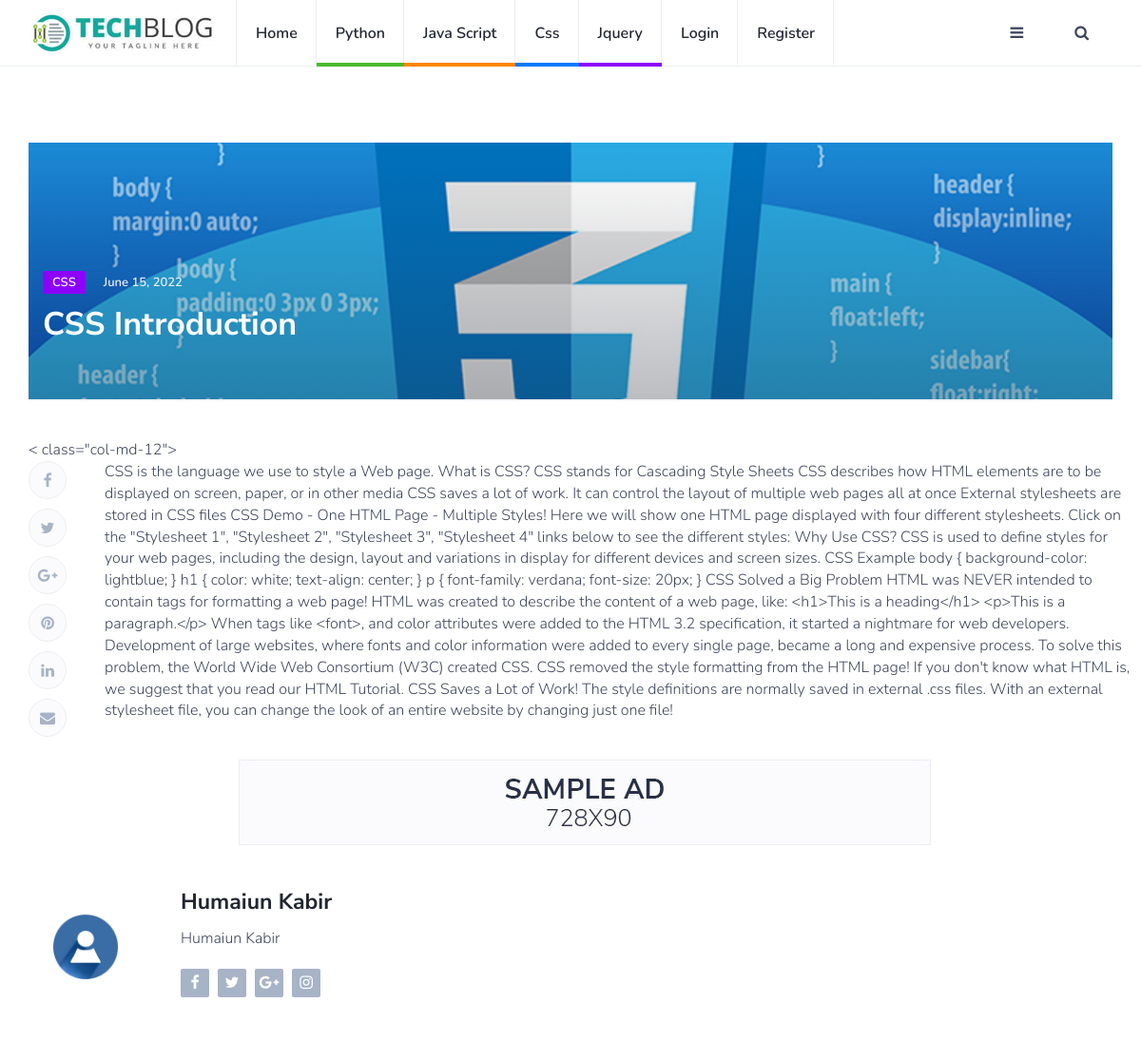
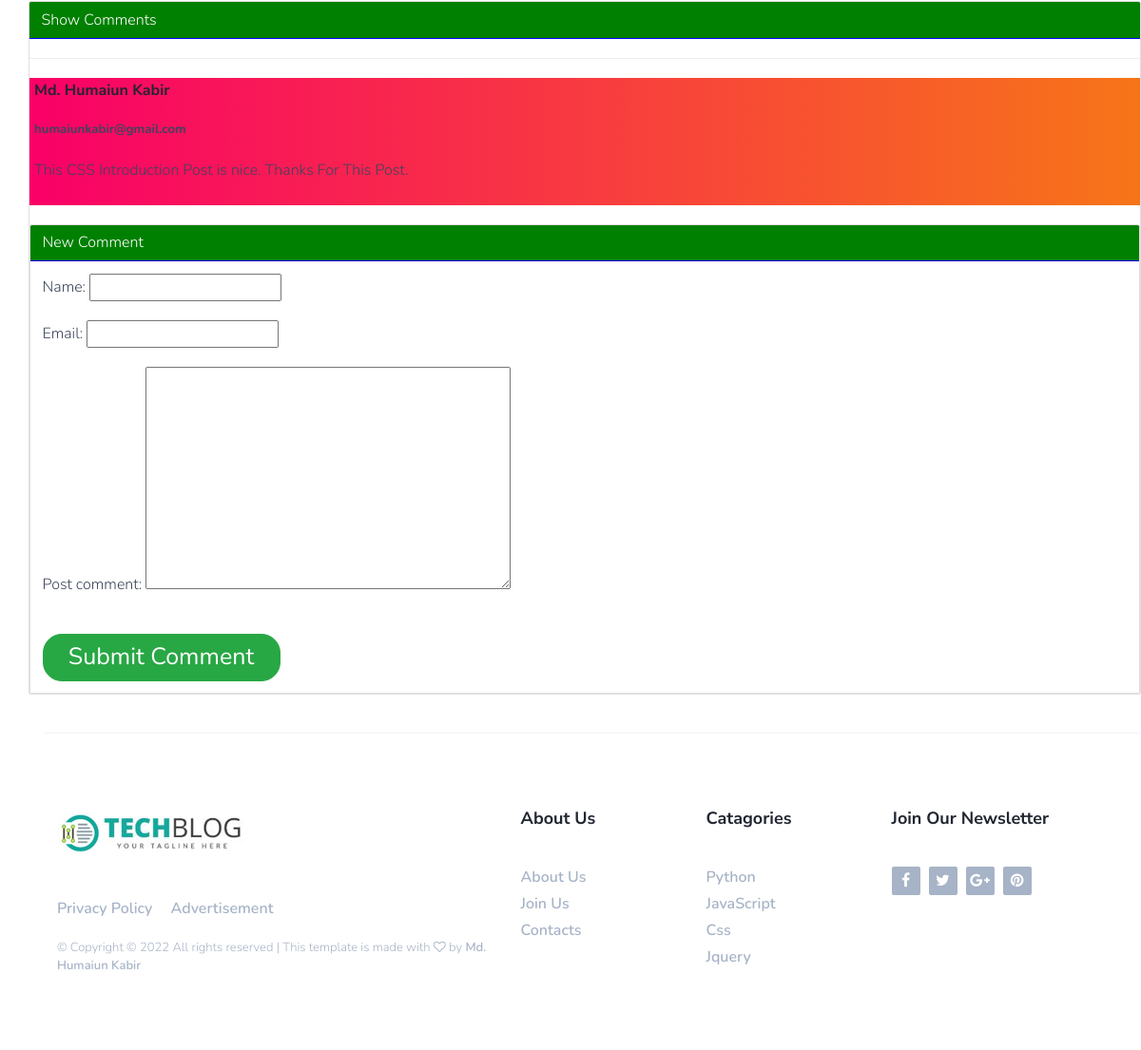
The app's page /article/2 with its own data (2 pictures, top to bottom).
### blogapp/models.py (models this page shows, shortened)
class article(models.Model):
    DEFAULT = 'default.jpg'
    article_author = models.ForeignKey(author, on_delete=models.CASCADE)
    title = models.CharField(max_length=200)
    body = models.TextField()
    image = models.FileField(default=DEFAULT)
    category = models.ForeignKey(category, on_delete=models.CASCADE)
    postdate = models.DateField(default=Timestamp.now)

class category(models.Model):
    name = models.CharField(max_length=100)
    catcolor = models.CharField(max_length=100, default='red')

class author(models.Model):
    DEFAULT = 'defaultuser.png'
    name = models.ForeignKey(User, on_delete=models.CASCADE)
    profile_picture = models.FileField(default=DEFAULT)
    detals = models.TextField()

class comment(models.Model):
    post = models.ForeignKey(article, on_delete=models.CASCADE)
    name = models.CharField(max_length=100)
    email = models.EmailField(max_length=200)
    post_comment = models.TextField()

### blogapp/views.py (the view)
# urls.py: path('article/<int:id>', views.getSingle, name='singlepost'),
def getSingle(request, id):
    singlepost = get_object_or_404(article, pk=id)
    getComment = comment.objects.filter(post=id)
    form = commentForm(request.POST or None)
    if form.is_valid():
        instance = form.save(commit=False)
        instance.post = singlepost
        instance.save()
    context = {
        "post": singlepost,
        "form": form,
        "comments": getComment
    }
    return render(request, 'single.html', context)

### blogapp/forms.py
class commentForm(forms.ModelForm):
    class Meta:
        model = comment
        fields = [
            'name',
            'email',
            'post_comment',
        ]

### templates/single.html (shortened to what this page needs)
{% extends "masterpage.html" %} {% load static %}  {% block content %}
<div id="post-header" class="page-header">
  <div
    class="background-img"
    style="background-image: url({{post.image.url}})"
  ></div>
  <div class="container">
    <div class="row">
      <div class="col-md-10">
        <div class="post-meta">
          <a
            class="post-category cat-{{ post.category.id }}"
            href="{% url 'categorypost' id=post.category.id %}"
            >{{post.category.name}}</a
          >
          <span class="post-date">{{post.postdate}}</span>
        </div>
        <h1>{{post.title}}</h1>
      </div>
    </div>
  </div>
</div>
<div class="section">
  <div class="container">
    <div class="row">
      < class="col-md-12">
        <div class="section-row sticky-container">
          <div class="main-post">
            <p>{{post.body}}</p>
          </div>
          <div class="post-shares sticky-shares">
            <a href="#" class="share-facebook"
              ><i class="fa fa-facebook"></i
            ></a>
            <a href="#" class="share-twitter"><i class="fa fa-twitter"></i></a>
            <a href="#" class="share-google-plus"
              ><i class="fa fa-google-plus"></i
            ></a>
            <a href="#" class="share-pinterest"
              ><i class="fa fa-pinterest"></i
            ></a>
            <a href="#" class="share-linkedin"
              ><i class="fa fa-linkedin"></i
            ></a>
            <a href="#"><i class="fa fa-envelope"></i></a>
          </div>
        </div>
        <div class="section-row text-center">
          <a href="#" style="display: inline-block; margin: auto">
            <img
              class="img-responsive"
              src="img/xad-2.jpg.pagespeed.ic.bUoDgOb5IT.jpg"
              alt=""
            />
          </a>
        </div>
        <div class="section-row">
          <div class="post-author">
            <div class="media">
              <div class="media-left">
                <img
                  class="media-object"
                  src="{{ post.article_author.profile_picture.url }}"
                  alt=""
                />
              </div>
              <div class="media-body">
                <div class="media-heading">
                  <h3>{{ post.article_author.name.get_full_name }}</h3>
                </div>
                <p>{{ post.article_author.detals }}</p>
                <ul class="author-social">
                  <li>
                    <a href="#"><i class="fa fa-facebook"></i></a>
                  </li>
                  <li>
                    <a href="#"><i class="fa fa-twitter"></i></a>
                  </li>
                  <li>
                    <a href="#"><i class="fa fa-google-plus"></i></a>
                  </li>
                  <li>
                    <a href="#"><i class="fa fa-instagram"></i></a>
                  </li>
                </ul>
              </div>
            </div>
          </div>
        </div>
        <div  class="card">
          <div class="card-header">Show Comments</div>
          {% for comment in comments %}
          <hr>
          <div class="card-title">
              <h4>{{ comment.name }}</h4>
              <h5>{{ comment.email }}</h5>
              <p>{{ comment.post_comment }}</p>
              {% empty %}
              <h3>Sorry This Post Has No Comment.</h3>
          </div>
          {% endfor %}
          </div>
          <div class="card">
          <div class="card-header">New Comment</div>
          <div class="card-body">
            <form action="" method="POST">
              {% csrf_token %} {{ form.as_p}}
              <button class="btn btn-success" style="width: 250px; height: 50px; font-size: 25px; margin-top: 20px;border-radius: 20px;">Submit Comment</button>
            </form>
          </div>
        </div>
        {% endblock %}

### records on screen
article: image (picture), category.name "CSS", postdate "June 15, 2022", title "CSS Introduction", body "CSS is the language we use to style a Web page. What is CSS? CSS stands for Cascading Style Sheets CSS describes how HTML elements are to be displayed on screen, paper, or in other media CSS saves a lot of work. It can control the layout of multiple web pages all at once External stylesheets are stored in CSS files CSS Demo - One HTML Page - Multiple Styles! Here we will show one HTML page displayed with four different stylesheets. Click on the \"Stylesheet 1\", \"Stylesheet 2\", \"Stylesheet 3\", \"Stylesheet 4\" links below to see the different styles: Why Use CSS? CSS is used to define styles for your web pages, including the design, layout and variations in display for different devices and…", article_author.profile_picture (placeholder picture), article_author.name.get_full_name "Humaiun Kabir", article_author.detals "Humaiun Kabir"
comment: name "Md. Humaiun Kabir", email "humaiunkabir@gmail.com", post_comment "This CSS Introduction Post is nice. Thanks For This Post."
